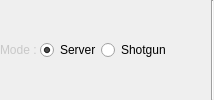
       <widget class="QFrame" name="mode_frame">
        <layout class="QHBoxLayout" name="horizontalLayout_8">
         <property name="spacing">
          <number>0</number>
         </property>
         <property name="margin">
          <number>0</number>
         </property>
         <item>
          <widget class="QLabel" name="label_12">
           <property name="palette">
            <palette>
             <active>
              <colorrole role="WindowText">
               <brush brushstyle="SolidPattern">
                <color alpha="255">
                 <red>200</red>
                 <green>200</green>
                 <blue>200</blue>
                </color>
               </brush>
              </colorrole>
             </active>
             <inactive>
              <colorrole role="WindowText">
               <brush brushstyle="SolidPattern">
                <color alpha="255">
                 <red>200</red>
                 <green>200</green>
                 <blue>200</blue>
                </color>
               </brush>
              </colorrole>
             </inactive>
             <disabled>
              <colorrole role="WindowText">
               <brush brushstyle="SolidPattern">
                <color alpha="255">
                 <red>120</red>
                 <green>120</green>
                 <blue>120</blue>
                </color>
               </brush>
              </colorrole>
             </disabled>
            </palette>
           </property>
           <property name="text">
            <string>Mode : </string>
           </property>
          </widget>
         </item>
         <item>
          <widget class="QRadioButton" name="server_radioButton">
           <property name="text">
            <string>Server</string>
           </property>
           <property name="checked">
            <bool>true</bool>
           </property>
          </widget>
         </item>
         <item>
          <widget class="QRadioButton" name="shotgun_radioButton">
           <property name="text">
            <string>Shotgun</string>
           </property>
          </widget>
         </item>
         <item>
          <spacer name="horizontalSpacer">
           <property name="orientation">
            <enum>Qt::Horizontal</enum>
           </property>
           <property name="sizeHint" stdset="0">
            <size>
             <width>40</width>
             <height>20</height>
            </size>
           </property>
          </spacer>
         </item>
         <item>
          <widget class="Line" name="line_7">
           <property name="orientation">
            <enum>Qt::Vertical</enum>
           </property>
          </widget>
         </item>
        </layout>
       </widget>
